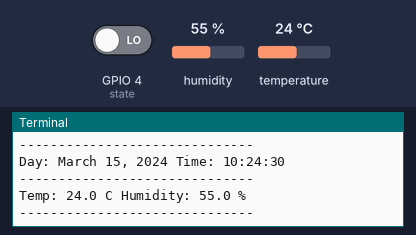
The program below on a simulated Raspberry Pi (BCM pin numbers). Shown: the last lines printed to the terminal. The test bench sets the inputs (shaded band); at power-on: GPIO 4 (state) LOW, humidity 55 %, temperature 24 °C. The clock reads 2024-03-15 10:24:30 at power-on unless the program sets it.

Above: at 1.2 s.
1.3 s: GPIO 4 (state) driven HIGH
At 11.0 s:
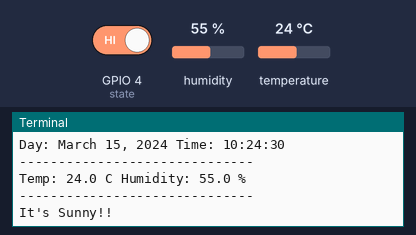
12.0 s: humidity set to 22 %
At 22.2 s:
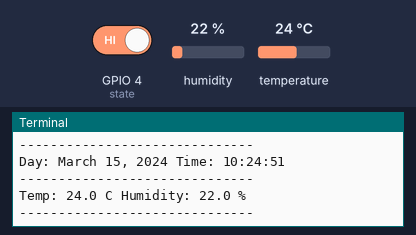
22.5 s: temperature set to 12 °C
At 32.4 s:
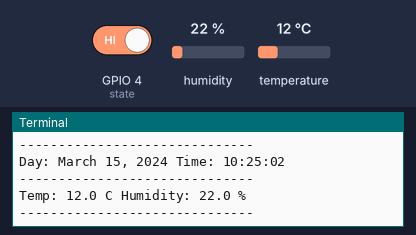
33.0 s: humidity set to 40 %
At 43.8 s:
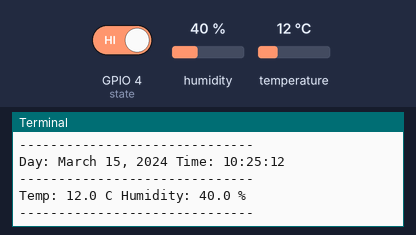
Timing chart, 0 to 44.5 s (numbered marks = the images above; inputs shaded):
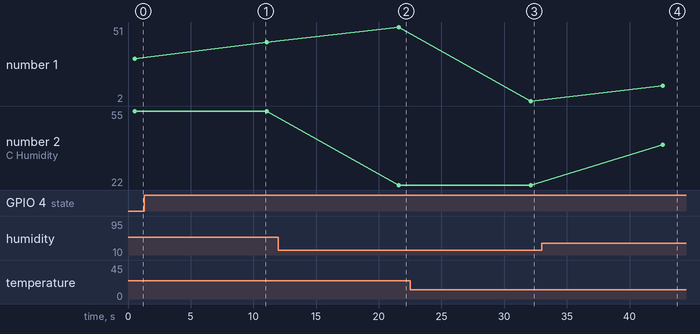

The program:

weather2.py
```python
# DHT11 libraries
import Adafruit_DHT
import time
from datetime import datetime
import RPi.GPIO as GPIO

# GPIO PIN number
PIN = 17

while True:

    GPIO.setmode(GPIO.BCM)
    GPIO.setup(4, GPIO.IN)
    state = GPIO.input(4)


    if (state == 0):
            print "It's Raining!!"

    else:
            print "It's Sunny!!"


    # Sensor Data
    humidity, temperature = Adafruit_DHT.read_retry(11,PIN)
    # Time and Date
    now = datetime.now().strftime('Day: %B %d, %Y Time: %H:%M:%S')
    if humidity is not None and temperature is not None:
        # Output
        print ("------------------------------")
        print now
        print ("------------------------------")
        print("Temp: {0:0.1f} C Humidity: {1:0.1f} % ".format(temperature, humidity))
        print ("------------------------------")
    else:
        print("Sensor failure. Check wiring.");
    # Timeout
    time.sleep(10);
```

Measured:
- after the input at 1.3 s, the terminal: prints a new line after 9.2 s (image 1)
- after the input at 12.0 s, the terminal: prints a new line after 9.6 s (image 2)
- after the input at 22.5 s, the terminal: prints a new line after 9.6 s (image 3)
- after the input at 33.0 s, the terminal: prints a new line after 9.6 s (image 4)
- plotted number 2: 55 → 22 after the input at 12.0 s, 22 → 40 after the input at 33.0 s
